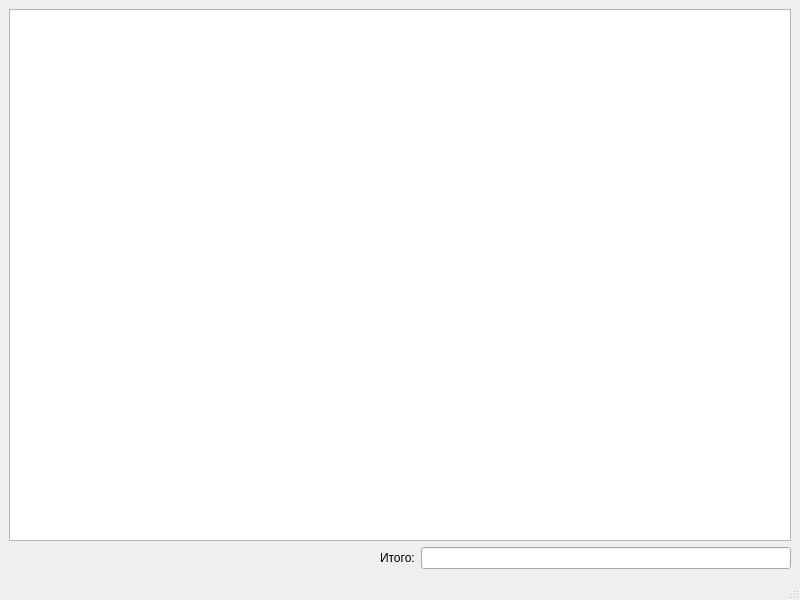
<?xml version="1.0" encoding="UTF-8"?>
<ui version="4.0">
 <class>MainWindow</class>
 <widget class="QMainWindow" name="MainWindow">
  <property name="geometry">
   <rect>
    <x>0</x>
    <y>0</y>
    <width>800</width>
    <height>600</height>
   </rect>
  </property>
  <property name="windowTitle">
   <string>MainWindow</string>
  </property>
  <widget class="QWidget" name="centralwidget">
   <layout class="QVBoxLayout" name="verticalLayout">
    <item>
     <widget class="QTableWidget" name="tableWidget"/>
    </item>
    <item>
     <layout class="QHBoxLayout" name="horizontalLayout">
      <item>
       <spacer name="horizontalSpacer">
        <property name="orientation">
         <enum>Qt::Horizontal</enum>
        </property>
        <property name="sizeHint" stdset="0">
         <size>
          <width>40</width>
          <height>20</height>
         </size>
        </property>
       </spacer>
      </item>
      <item>
       <widget class="QLabel" name="label">
        <property name="text">
         <string>Итого:</string>
        </property>
       </widget>
      </item>
      <item>
       <widget class="QLineEdit" name="lineEdit"/>
      </item>
     </layout>
    </item>
   </layout>
  </widget>
  <widget class="QMenuBar" name="menubar">
   <property name="geometry">
    <rect>
     <x>0</x>
     <y>0</y>
     <width>800</width>
     <height>26</height>
    </rect>
   </property>
  </widget>
  <widget class="QStatusBar" name="statusbar"/>
 </widget>
 <resources/>
 <connections/>
</ui>
